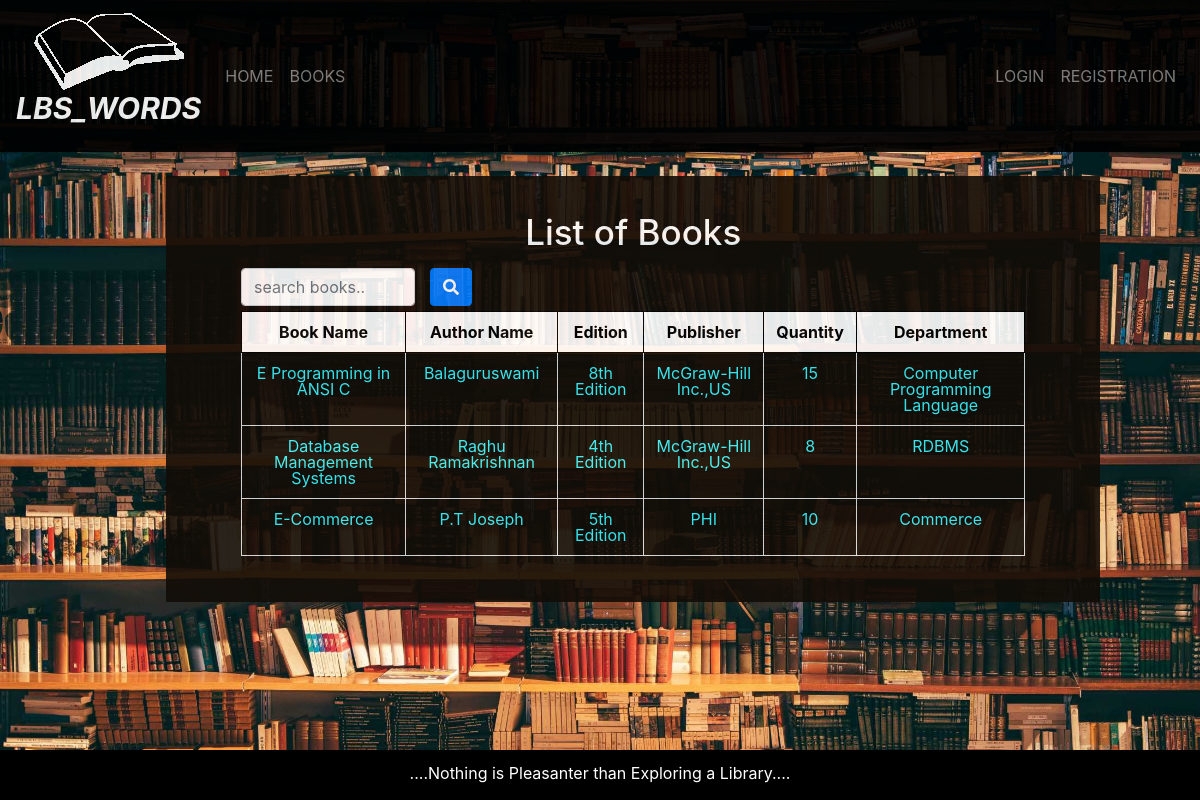
Screenshot of /student/books.php with the database file from the repository.
### tables this page shows
CREATE TABLE `books` (
  `bookID` int(100) NOT NULL,
  `name` varchar(100) NOT NULL,
  `authors` varchar(100) NOT NULL,
  `edition` varchar(100) NOT NULL,
  `publisher` varchar(100) NOT NULL,
  `price` decimal(65,2) NOT NULL,
  `quantity` int(100) NOT NULL,
  `department` varchar(100) NOT NULL,
  `purchaseDate` date NOT NULL
);

### student/books.php (the view, shortened to what this page needs)
<?php
include "navbar.php";
?>
<!DOCTYPE html>
<html>
    <head>
    </head>
    <body>
        <div class="wrapper" id="main">
            <div class="box full-box log-pad">
                <div class="box-content box-form">
                    <div class="container">
                        <h1 class="text-center">List of Books</h1>
                        <div class="text-right search-box">
                            <form class="navbar-form" method="post" name="form1">
                                <div class="row">
                                    <div class="col-3">
                                        <input type="text" class="form-control" type="text" name="search" placeholder="search books..">
                                    </div>
                                    <div class="text-right">
                                        <button type="submit" name="srchBtn" class="btn btn-primary">
                                            <i class="fas fa-search"></i>
                                        </button>
                                    </div>
                                </div>
                            </form>
                        </div>
                        <?php
                        if(isset($_POST['srchBtn'])) {
                            $query=mysqli_query($db,"SELECT * from books where name like '%$_POST[search]%'");
                            if(mysqli_num_rows($query) == 0)
                            {
                                $noRowMsg="No Search result.";
                            }
                        }
                        else {
                            $query=mysqli_query($db,"select * from `books`");
                        }
                        echo "<table class='table table-bordered text-center'>";
                        echo "<thead>";
                        echo "<tr>";
                        echo "<th>";echo "Book Name";echo "</th>";
                        echo "<th>";echo "Author Name";echo "</th>";
                        echo "<th>";echo "Edition";echo "</th>";
                        echo "<th>";echo "Publisher";echo "</th>";
                        echo "<th>";echo "Quantity";echo "</th>";
                        echo "<th>";echo "Department";echo "</th>";
                        echo "</tr>";
                        echo "</thead>";
                        if(!empty($noRowMsg))
                        {
                            if(isset($_SESSION['login_user']))
                            {
                                echo "<td colspan=7>{$noRowMsg}</td>";
                            }
                            else {
                                echo "<td colspan=6>{$noRowMsg}</td>";
                            }
                        }
                        else
                        {
                            while($row=mysqli_fetch_assoc($query))
                            {
                                echo "<tr>";
                                echo "<td>";echo $row['name'];echo "</td>";
                                echo "<td>";echo $row['authors'];echo "</td>";
                                echo "<td>";echo $row['edition'];echo "</td>";
                                echo "<td>";echo $row['publisher'];echo "</td>";
                                echo "<td>";echo $row['quantity'];echo "</td>";
                                echo "<td>";echo $row['department'];echo "</td>";
                                echo "</tr>";
                            }
                            echo "</table>";
                        }
                        ?>
                    </div>
                </div>
            </div>
        </div>
        <?php
        include "../footer.php";
        ?>
    </body>
</html>

### content/css/lms.css (style rules this page uses)
html, body, div, span, object, iframe, h1, h2, h3, h4, h5, h6, p, blockquote, pre, abbr, address, cite, code, del, dfn, em, img, ins, kbd, q, samp, small, strong, sub, sup, var, b, i, dl, dt, dd, ol, ul, li, fieldset, form, label, legend, table, caption, tbody, tfoot, thead, tr, th, td, article, aside, canvas, details, figcaption, figure, footer, header, hgroup, menu, nav, section, summary, time, mark, audio, video { margin:40; padding:0; border:0; outline:0; font-size:100%; vertical-align:baseline; background:transparent; }
body { line-height:1; }
table { border-collapse:collapse; border-spacing:0; }
input, select { vertical-align:middle; }
input { height: 25px; width: 200px; }
th { color: black; background-color: white; border: 1px solid black !important; }
.wrapper { min-height: calc(100vh - 50px); overflow: auto; width: 100%; background-image: url('../images/Library.jpg'); background-repeat: no-repeat; background-attachment: fixed; background-size: cover; }
.box { min-height: 300px; width: 450px; background-color: #120d07; opacity: 0.9; padding-top: 5px; margin: 160px auto 70px auto; opacity: .9; text-align: center; color: white; }
.box.log-pad { margin-left: 150px; }
.box.full-box { width: 80%; }
.box .box-content { color: white; }
.box .box-content.box-form { padding: 30px 60px; }
.box .box-content h1 { text-align: center; font-size: 35px; margin-bottom: 15px; }
.table { color: #3af6ff !important; }
#main { -webkit-transition: margin-left .5s; -o-transition: margin-left .5s; transition: margin-left .5s; padding: 16px; }
.search-box { margin: 5px 0; }

### rows the page displays
books: name "E Programming in ANSI C", authors "Balaguruswami", edition "8th Edition", publisher "McGraw-Hill Inc.,US", quantity "15", department "Computer Programming Language"
books: name "Database Management Systems", authors "Raghu Ramakrishnan", edition "4th Edition", publisher "McGraw-Hill Inc.,US", quantity "8", department "RDBMS"
books: name "E-Commerce", authors "P.T Joseph", edition "5th Edition", publisher "PHI", quantity "10", department "Commerce"
